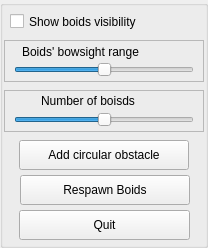
<?xml version="1.0" encoding="UTF-8"?>
<ui version="4.0">
 <class>SettingsBox</class>
 <widget class="QGroupBox" name="SettingsBox">
  <property name="geometry">
   <rect>
    <x>0</x>
    <y>0</y>
    <width>208</width>
    <height>248</height>
   </rect>
  </property>
  <property name="windowTitle">
   <string>GroupBox</string>
  </property>
  <widget class="QCheckBox" name="boids_view_show">
   <property name="geometry">
    <rect>
     <x>10</x>
     <y>10</y>
     <width>188</width>
     <height>23</height>
    </rect>
   </property>
   <property name="toolTip">
    <string>&lt;html&gt;&lt;head/&gt;&lt;body&gt;&lt;p&gt;Show the area around the boids, inside which they see other boids and obstacles.&lt;/p&gt;&lt;/body&gt;&lt;/html&gt;</string>
   </property>
   <property name="whatsThis">
    <string/>
   </property>
   <property name="text">
    <string>Show boids visibility</string>
   </property>
  </widget>
  <widget class="QPushButton" name="reload_button">
   <property name="geometry">
    <rect>
     <x>20</x>
     <y>175</y>
     <width>170</width>
     <height>30</height>
    </rect>
   </property>
   <property name="text">
    <string>Respawn Boids</string>
   </property>
  </widget>
  <widget class="QPushButton" name="quit_button">
   <property name="geometry">
    <rect>
     <x>19</x>
     <y>210</y>
     <width>171</width>
     <height>30</height>
    </rect>
   </property>
   <property name="text">
    <string>Quit</string>
   </property>
  </widget>
  <widget class="QFrame" name="frame">
   <property name="geometry">
    <rect>
     <x>4</x>
     <y>90</y>
     <width>200</width>
     <height>42</height>
    </rect>
   </property>
   <property name="toolTip">
    <string>&lt;html&gt;&lt;head/&gt;&lt;body&gt;&lt;p&gt;Mininum value is 50&lt;/p&gt;&lt;p&gt;Maximum value is 200&lt;/p&gt;&lt;/body&gt;&lt;/html&gt;</string>
   </property>
   <property name="frameShape">
    <enum>QFrame::StyledPanel</enum>
   </property>
   <property name="frameShadow">
    <enum>QFrame::Raised</enum>
   </property>
   <widget class="QLabel" name="label_2">
    <property name="geometry">
     <rect>
      <x>37</x>
      <y>3</y>
      <width>126</width>
      <height>17</height>
     </rect>
    </property>
    <property name="text">
     <string>&lt;html&gt;&lt;head/&gt;&lt;body&gt;&lt;p&gt;Number of boisds&lt;/p&gt;&lt;/body&gt;&lt;/html&gt;</string>
    </property>
   </widget>
   <widget class="QSlider" name="boids_number_slider">
    <property name="geometry">
     <rect>
      <x>10</x>
      <y>20</y>
      <width>180</width>
      <height>20</height>
     </rect>
    </property>
    <property name="cursor">
     <cursorShape>SizeHorCursor</cursorShape>
    </property>
    <property name="minimum">
     <number>50</number>
    </property>
    <property name="maximum">
     <number>200</number>
    </property>
    <property name="sliderPosition">
     <number>125</number>
    </property>
    <property name="orientation">
     <enum>Qt::Horizontal</enum>
    </property>
   </widget>
  </widget>
  <widget class="QFrame" name="frame_2">
   <property name="geometry">
    <rect>
     <x>4</x>
     <y>40</y>
     <width>200</width>
     <height>42</height>
    </rect>
   </property>
   <property name="toolTip">
    <string>&lt;html&gt;&lt;head/&gt;&lt;body&gt;&lt;p&gt;Minimum value is 40&lt;/p&gt;&lt;p&gt;Maximun value is 100&lt;/p&gt;&lt;/body&gt;&lt;/html&gt;</string>
   </property>
   <property name="frameShape">
    <enum>QFrame::StyledPanel</enum>
   </property>
   <property name="frameShadow">
    <enum>QFrame::Raised</enum>
   </property>
   <widget class="QLabel" name="label">
    <property name="geometry">
     <rect>
      <x>18</x>
      <y>4</y>
      <width>164</width>
      <height>17</height>
     </rect>
    </property>
    <property name="contextMenuPolicy">
     <enum>Qt::DefaultContextMenu</enum>
    </property>
    <property name="toolTip">
     <string/>
    </property>
    <property name="text">
     <string>&lt;html&gt;&lt;head/&gt;&lt;body&gt;&lt;p&gt;Boids' bowsight range&lt;/p&gt;&lt;/body&gt;&lt;/html&gt;</string>
    </property>
   </widget>
   <widget class="QSlider" name="radius_slider">
    <property name="geometry">
     <rect>
      <x>10</x>
      <y>20</y>
      <width>180</width>
      <height>20</height>
     </rect>
    </property>
    <property name="cursor">
     <cursorShape>SizeHorCursor</cursorShape>
    </property>
    <property name="styleSheet">
     <string notr="true"/>
    </property>
    <property name="minimum">
     <number>40</number>
    </property>
    <property name="maximum">
     <number>100</number>
    </property>
    <property name="value">
     <number>70</number>
    </property>
    <property name="sliderPosition">
     <number>70</number>
    </property>
    <property name="orientation">
     <enum>Qt::Horizontal</enum>
    </property>
   </widget>
  </widget>
  <widget class="QPushButton" name="add_circle_button">
   <property name="geometry">
    <rect>
     <x>19</x>
     <y>140</y>
     <width>170</width>
     <height>30</height>
    </rect>
   </property>
   <property name="toolTip">
    <string>&lt;html&gt;&lt;head/&gt;&lt;body&gt;&lt;p&gt;Obstacle that boids fly around.&lt;/p&gt;&lt;/body&gt;&lt;/html&gt;</string>
   </property>
   <property name="text">
    <string>Add circular obstacle</string>
   </property>
  </widget>
 </widget>
 <resources/>
 <connections/>
</ui>
